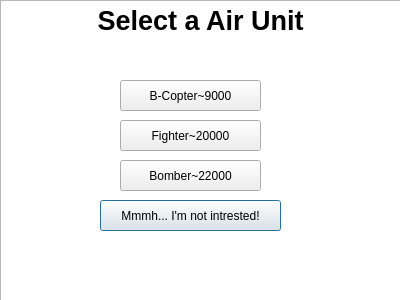
<?xml version="1.0" encoding="UTF-8"?>
<ui version="4.0">
 <class>DialogBuyAir</class>
 <widget class="QDialog" name="DialogBuyAir">
  <property name="geometry">
   <rect>
    <x>0</x>
    <y>0</y>
    <width>400</width>
    <height>300</height>
   </rect>
  </property>
  <property name="windowTitle">
   <string>Dialog</string>
  </property>
  <widget class="QTextBrowser" name="textBrowser">
   <property name="geometry">
    <rect>
     <x>0</x>
     <y>0</y>
     <width>401</width>
     <height>301</height>
    </rect>
   </property>
   <property name="html">
    <string>&lt;!DOCTYPE HTML PUBLIC &quot;-//W3C//DTD HTML 4.0//EN&quot; &quot;http://www.w3.org/TR/REC-html40/strict.dtd&quot;&gt;
&lt;html&gt;&lt;head&gt;&lt;meta name=&quot;qrichtext&quot; content=&quot;1&quot; /&gt;&lt;style type=&quot;text/css&quot;&gt;
p, li { white-space: pre-wrap; }
&lt;/style&gt;&lt;/head&gt;&lt;body style=&quot; font-family:'MS Shell Dlg 2'; font-size:8pt; font-weight:400; font-style:normal;&quot;&gt;
&lt;p align=&quot;center&quot; style=&quot; margin-top:0px; margin-bottom:0px; margin-left:0px; margin-right:0px; -qt-block-indent:0; text-indent:0px;&quot;&gt;&lt;span style=&quot; font-family:'Noto Sans'; font-size:20pt; font-weight:600;&quot;&gt;Select a Air Unit&lt;/span&gt;&lt;/p&gt;&lt;/body&gt;&lt;/html&gt;</string>
   </property>
  </widget>
  <widget class="QPushButton" name="pushButton">
   <property name="geometry">
    <rect>
     <x>100</x>
     <y>200</y>
     <width>181</width>
     <height>31</height>
    </rect>
   </property>
   <property name="text">
    <string>Mmmh... I'm not intrested!</string>
   </property>
  </widget>
  <widget class="QPushButton" name="pushButton_2">
   <property name="geometry">
    <rect>
     <x>120</x>
     <y>80</y>
     <width>141</width>
     <height>31</height>
    </rect>
   </property>
   <property name="text">
    <string>B-Copter~9000</string>
   </property>
  </widget>
  <widget class="QPushButton" name="pushButton_3">
   <property name="geometry">
    <rect>
     <x>120</x>
     <y>120</y>
     <width>141</width>
     <height>31</height>
    </rect>
   </property>
   <property name="text">
    <string>Fighter~20000</string>
   </property>
  </widget>
  <widget class="QPushButton" name="pushButton_4">
   <property name="geometry">
    <rect>
     <x>120</x>
     <y>160</y>
     <width>141</width>
     <height>31</height>
    </rect>
   </property>
   <property name="text">
    <string>Bomber~22000</string>
   </property>
  </widget>
  <widget class="QLabel" name="label_5">
   <property name="geometry">
    <rect>
     <x>90</x>
     <y>81</y>
     <width>21</width>
     <height>20</height>
    </rect>
   </property>
   <property name="text">
    <string>&lt;html&gt;&lt;head/&gt;&lt;body&gt;&lt;p&gt;&lt;img src=&quot;:/Res/Units/osb-copter.gif&quot;/&gt;&lt;br/&gt;&lt;/p&gt;&lt;/body&gt;&lt;/html&gt;</string>
   </property>
  </widget>
  <widget class="QLabel" name="label">
   <property name="geometry">
    <rect>
     <x>90</x>
     <y>120</y>
     <width>21</width>
     <height>21</height>
    </rect>
   </property>
   <property name="text">
    <string>&lt;html&gt;&lt;head/&gt;&lt;body&gt;&lt;p&gt;&lt;img src=&quot;:/Res/Units/osfighter.gif&quot;/&gt;&lt;/p&gt;&lt;/body&gt;&lt;/html&gt;</string>
   </property>
  </widget>
  <widget class="QLabel" name="label_2">
   <property name="geometry">
    <rect>
     <x>90</x>
     <y>160</y>
     <width>35</width>
     <height>21</height>
    </rect>
   </property>
   <property name="text">
    <string>&lt;html&gt;&lt;head/&gt;&lt;body&gt;&lt;p&gt;&lt;img src=&quot;:/Res/Units/osbomber.gif&quot;/&gt;&lt;/p&gt;&lt;/body&gt;&lt;/html&gt;</string>
   </property>
  </widget>
  <widget class="QLabel" name="label_3">
   <property name="geometry">
    <rect>
     <x>270</x>
     <y>120</y>
     <width>35</width>
     <height>21</height>
    </rect>
   </property>
   <property name="text">
    <string>&lt;html&gt;&lt;head/&gt;&lt;body&gt;&lt;p&gt;&lt;img src=&quot;:/Res/Units/bmfighter.gif&quot;/&gt;&lt;/p&gt;&lt;/body&gt;&lt;/html&gt;</string>
   </property>
  </widget>
  <widget class="QLabel" name="label_4">
   <property name="geometry">
    <rect>
     <x>270</x>
     <y>160</y>
     <width>35</width>
     <height>21</height>
    </rect>
   </property>
   <property name="text">
    <string>&lt;html&gt;&lt;head/&gt;&lt;body&gt;&lt;p&gt;&lt;img src=&quot;:/Res/Units/bmbomber.gif&quot;/&gt;&lt;/p&gt;&lt;/body&gt;&lt;/html&gt;</string>
   </property>
  </widget>
  <widget class="QLabel" name="label_6">
   <property name="geometry">
    <rect>
     <x>270</x>
     <y>80</y>
     <width>21</width>
     <height>21</height>
    </rect>
   </property>
   <property name="text">
    <string>&lt;html&gt;&lt;head/&gt;&lt;body&gt;&lt;p&gt;&lt;img src=&quot;:/Res/Units/bmb-copter.gif&quot;/&gt;&lt;/p&gt;&lt;/body&gt;&lt;/html&gt;</string>
   </property>
  </widget>
 </widget>
 <resources/>
 <connections/>
</ui>
